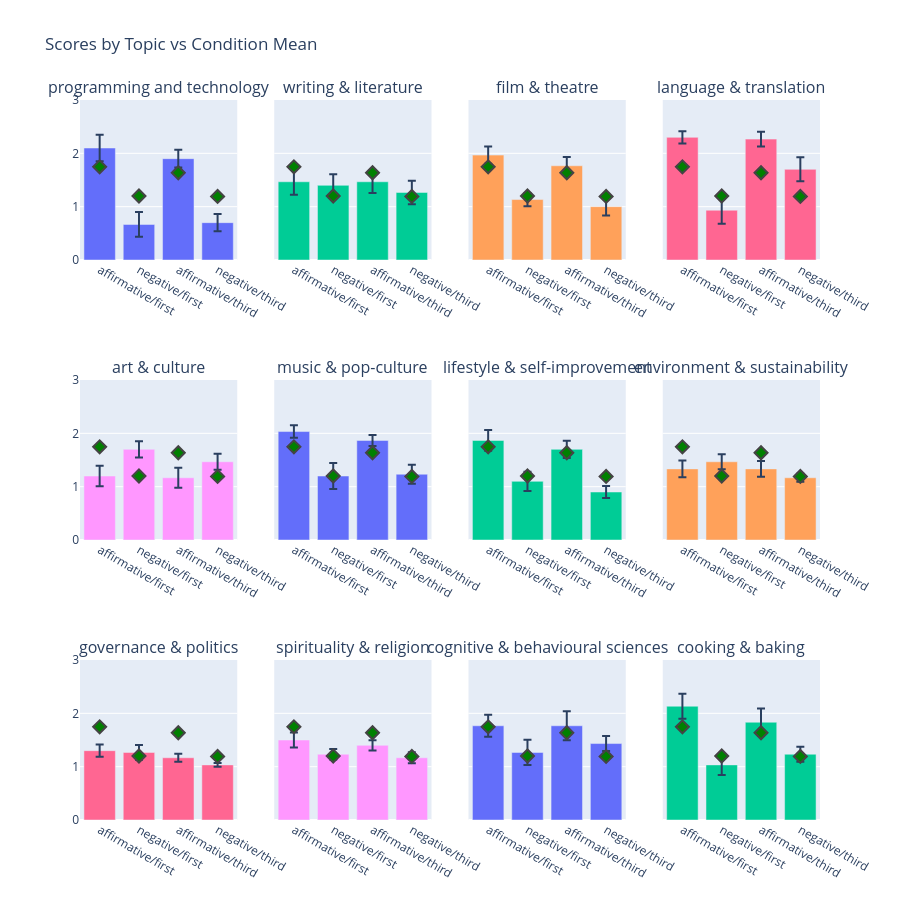

Notebook source saved alongside this figure:
### Code cell
# precompute condition means across all topics
condition_means = df.groupby(["polarity", "person"])["mean"].mean().to_dict()

fig = make_subplots(rows=3, cols=4, subplot_titles=TOPICS, shared_yaxes=True)

for i, topic in enumerate(TOPICS):
    row, col = (i // 4) + 1, (i % 4) + 1
    subset = df[df["topic"] == topic].copy()
    subset["condition"] = subset["polarity"] + "/" + subset["person"]
    subset["condition_mean"] = subset.apply(lambda r: condition_means[(r["polarity"], r["person"])], axis=1)

    fig.add_trace(go.Bar(
        x=subset["condition"], y=subset["mean"],
        error_y=dict(type="data", array=subset["stderr"]),
        showlegend=False
    ), row=row, col=col)

    # one dot per bar showing that condition's overall mean
    fig.add_trace(go.Scatter(
        x=subset["condition"], y=subset["condition_mean"],
        mode="markers", marker=dict(color="green", size=10, symbol="diamond", line=dict(width=2)),
        showlegend=False
    ), row=row, col=col)

fig.update_layout(title="Scores by Topic vs Condition Mean", height=900)
fig.update_yaxes(range=[0, 3])
fig.show()

### Figure 1 — Plotly figure (JSON) as saved in the notebook; plotly's stock layout.template omitted (floating-point values rounded to 4 significant figures)
{"data": [{"error_y": {"array": [0.2487, 0.2331, 0.1652, 0.1606], "type": "data"}, "showlegend": false, "type": "bar", "x": ["affirmative/first", "negative/first", "affirmative/third", "negative/third"], "xaxis": "x", "y": [2.1, 0.6667, 1.9, 0.7], "yaxis": "y"}, {"marker": {"color": "green", "line": {"width": 2}, "size": 10, "symbol": "diamond"}, "mode": "markers", "showlegend": false, "type": "scatter", "x": ["affirmative/first", "negative/first", "affirmative/third", "negative/third"], "xaxis": "x", "y": [1.747, 1.2, 1.636, 1.192], "yaxis": "y"}, {"error_y": {"array": [0.2444, 0.2096, 0.212, 0.2211], "type": "data"}, "showlegend": false, "type": "bar", "x": ["affirmative/first", "negative/first", "affirmative/third", "negative/third"], "xaxis": "x2", "y": [1.467, 1.4, 1.467, 1.267], "yaxis": "y2"}, {"marker": {"color": "green", "line": {"width": 2}, "size": 10, "symbol": "diamond"}, "mode": "markers", "showlegend": false, "type": "scatter", "x": ["affirmative/first", "negative/first", "affirmative/third", "negative/third"], "xaxis": "x2", "y": [1.747, 1.2, 1.636, 1.192], "yaxis": "y2"}, {"error_y": {"array": [0.1606, 0.1237, 0.1652, 0.1648], "type": "data"}, "showlegend": false, "type": "bar", "x": ["affirmative/first", "negative/first", "affirmative/third", "negative/third"], "xaxis": "x3", "y": [1.967, 1.133, 1.767, 1.0], "yaxis": "y3"}, {"marker": {"color": "green", "line": {"width": 2}, "size": 10, "symbol": "diamond"}, "mode": "markers", "showlegend": false, "type": "scatter", "x": ["affirmative/first", "negative/first", "affirmative/third", "negative/third"], "xaxis": "x3", "y": [1.747, 1.2, 1.636, 1.192], "yaxis": "y3"}, {"error_y": {"array": [0.116, 0.2524, 0.1388, 0.2247], "type": "data"}, "showlegend": false, "type": "bar", "x": ["affirmative/first", "negative/first", "affirmative/third", "negative/third"], "xaxis": "x4", "y": [2.3, 0.9333, 2.267, 1.7], "yaxis": "y4"}, {"marker": {"color": "green", "line": {"width": 2}, "size": 10, "symbol": "diamond"}, "mode": "markers", "showlegend": false, "type": "scatter", "x": ["affirmative/first", "negative/first", "affirmative/third", "negative/third"], "xaxis": "x4", "y": [1.747, 1.2, 1.636, 1.192], "yaxis": "y4"}, {"error_y": {"array": [0.1937, 0.1528, 0.1876, 0.1507], "type": "data"}, "showlegend": false, "type": "bar", "x": ["affirmative/first", "negative/first", "affirmative/third", "negative/third"], "xaxis": "x5", "y": [1.2, 1.7, 1.167, 1.467], "yaxis": "y5"}, {"marker": {"color": "green", "line": {"width": 2}, "size": 10, "symbol": "diamond"}, "mode": "markers", "showlegend": false, "type": "scatter", "x": ["affirmative/first", "negative/first", "affirmative/third", "negative/third"], "xaxis": "x5", "y": [1.747, 1.2, 1.636, 1.192], "yaxis": "y5"}, {"error_y": {"array": [0.116, 0.2444, 0.1018, 0.1795], "type": "data"}, "showlegend": false, "type": "bar", "x": ["affirmative/first", "negative/first", "affirmative/third", "negative/third"], "xaxis": "x6", "y": [2.033, 1.2, 1.867, 1.233], "yaxis": "y6"}, {"marker": {"color": "green", "line": {"width": 2}, "size": 10, "symbol": "diamond"}, "mode": "markers", "showlegend": false, "type": "scatter", "x": ["affirmative/first", "negative/first", "affirmative/third", "negative/third"], "xaxis": "x6", "y": [1.747, 1.2, 1.636, 1.192], "yaxis": "y6"}, {"error_y": {"array": [0.1937, 0.1795, 0.1606, 0.1117], "type": "data"}, "showlegend": false, "type": "bar", "x": ["affirmative/first", "negative/first", "affirmative/third", "negative/third"], "xaxis": "x7", "y": [1.867, 1.1, 1.7, 0.9], "yaxis": "y7"}, {"marker": {"color": "green", "line": {"width": 2}, "size": 10, "symbol": "diamond"}, "mode": "markers", "showlegend": false, "type": "scatter", "x": ["affirmative/first", "negative/first", "affirmative/third", "negative/third"], "xaxis": "x7", "y": [1.747, 1.2, 1.636, 1.192], "yaxis": "y7"}, {"error_y": {"array": [0.1571, 0.1423, 0.1491, 0.07454], "type": "data"}, "showlegend": false, "type": "bar", "x": ["affirmative/first", "negative/first", "affirmative/third", "negative/third"], "xaxis": "x8", "y": [1.333, 1.467, 1.333, 1.167], "yaxis": "y8"}, {"marker": {"color": "green", "line": {"width": 2}, "size": 10, "symbol": "diamond"}, "mode": "markers", "showlegend": false, "type": "scatter", "x": ["affirmative/first", "negative/first", "affirmative/third", "negative/third"], "xaxis": "x8", "y": [1.747, 1.2, 1.636, 1.192], "yaxis": "y8"}, {"error_y": {"array": [0.116, 0.1388, 0.07454, 0.03333], "type": "data"}, "showlegend": false, "type": "bar", "x": ["affirmative/first", "negative/first", "affirmative/third", "negative/third"], "xaxis": "x9", "y": [1.3, 1.267, 1.167, 1.033], "yaxis": "y9"}, {"marker": {"color": "green", "line": {"width": 2}, "size": 10, "symbol": "diamond"}, "mode": "markers", "showlegend": false, "type": "scatter", "x": ["affirmative/first", "negative/first", "affirmative/third", "negative/third"], "xaxis": "x9", "y": [1.747, 1.2, 1.636, 1.192], "yaxis": "y9"}, {"error_y": {"array": [0.1427, 0.1, 0.09686, 0.1024], "type": "data"}, "showlegend": false, "type": "bar", "x": ["affirmative/first", "negative/first", "affirmative/third", "negative/third"], "xaxis": "x10", "y": [1.5, 1.233, 1.4, 1.167], "yaxis": "y10"}, {"marker": {"color": "green", "line": {"width": 2}, "size": 10, "symbol": "diamond"}, "mode": "markers", "showlegend": false, "type": "scatter", "x": ["affirmative/first", "negative/first", "affirmative/third", "negative/third"], "xaxis": "x10", "y": [1.747, 1.2, 1.636, 1.192], "yaxis": "y10"}, {"error_y": {"array": [0.2052, 0.2373, 0.2724, 0.141], "type": "data"}, "showlegend": false, "type": "bar", "x": ["affirmative/first", "negative/first", "affirmative/third", "negative/third"], "xaxis": "x11", "y": [1.767, 1.267, 1.767, 1.433], "yaxis": "y11"}, {"marker": {"color": "green", "line": {"width": 2}, "size": 10, "symbol": "diamond"}, "mode": "markers", "showlegend": false, "type": "scatter", "x": ["affirmative/first", "negative/first", "affirmative/third", "negative/third"], "xaxis": "x11", "y": [1.747, 1.2, 1.636, 1.192], "yaxis": "y11"}, {"error_y": {"array": [0.2341, 0.1889, 0.2594, 0.141], "type": "data"}, "showlegend": false, "type": "bar", "x": ["affirmative/first", "negative/first", "affirmative/third", "negative/third"], "xaxis": "x12", "y": [2.133, 1.033, 1.833, 1.233], "yaxis": "y12"}, {"marker": {"color": "green", "line": {"width": 2}, "size": 10, "symbol": "diamond"}, "mode": "markers", "showlegend": false, "type": "scatter", "x": ["affirmative/first", "negative/first", "affirmative/third", "negative/third"], "xaxis": "x12", "y": [1.747, 1.2, 1.636, 1.192], "yaxis": "y12"}], "layout": {"annotations": [{"font": {"size": 16}, "showarrow": false, "text": "programming and technology", "x": 0.1062, "xanchor": "center", "xref": "paper", "y": 1, "yanchor": "bottom", "yref": "paper"}, {"font": {"size": 16}, "showarrow": false, "text": "writing & literature", "x": 0.3688, "xanchor": "center", "xref": "paper", "y": 1, "yanchor": "bottom", "yref": "paper"}, {"font": {"size": 16}, "showarrow": false, "text": "film & theatre", "x": 0.6313, "xanchor": "center", "xref": "paper", "y": 1, "yanchor": "bottom", "yref": "paper"}, {"font": {"size": 16}, "showarrow": false, "text": "language & translation", "x": 0.8938, "xanchor": "center", "xref": "paper", "y": 1, "yanchor": "bottom", "yref": "paper"}, {"font": {"size": 16}, "showarrow": false, "text": "art & culture", "x": 0.1062, "xanchor": "center", "xref": "paper", "y": 0.6111, "yanchor": "bottom", "yref": "paper"}, {"font": {"size": 16}, "showarrow": false, "text": "music & pop-culture", "x": 0.3688, "xanchor": "center", "xref": "paper", "y": 0.6111, "yanchor": "bottom", "yref": "paper"}, {"font": {"size": 16}, "showarrow": false, "text": "lifestyle & self-improvement", "x": 0.6313, "xanchor": "center", "xref": "paper", "y": 0.6111, "yanchor": "bottom", "yref": "paper"}, {"font": {"size": 16}, "showarrow": false, "text": "environment & sustainability", "x": 0.8938, "xanchor": "center", "xref": "paper", "y": 0.6111, "yanchor": "bottom", "yref": "paper"}, {"font": {"size": 16}, "showarrow": false, "text": "governance & politics", "x": 0.1062, "xanchor": "center", "xref": "paper", "y": 0.2222, "yanchor": "bottom", "yref": "paper"}, {"font": {"size": 16}, "showarrow": false, "text": "spirituality & religion", "x": 0.3688, "xanchor": "center", "xref": "paper", "y": 0.2222, "yanchor": "bottom", "yref": "paper"}, {"font": {"size": 16}, "showarrow": false, "text": "cognitive & behavioural sciences", "x": 0.6313, "xanchor": "center", "xref": "paper", "y": 0.2222, "yanchor": "bottom", "yref": "paper"}, {"font": {"size": 16}, "showarrow": false, "text": "cooking & baking", "x": 0.8938, "xanchor": "center", "xref": "paper", "y": 0.2222, "yanchor": "bottom", "yref": "paper"}], "height": 900, "title": {"text": "Scores by Topic vs Condition Mean"}, "xaxis": {"anchor": "y", "domain": [0, 0.2125]}, "xaxis10": {"anchor": "y10", "domain": [0.2625, 0.475]}, "xaxis11": {"anchor": "y11", "domain": [0.525, 0.7375]}, "xaxis12": {"anchor": "y12", "domain": [0.7875, 1]}, "xaxis2": {"anchor": "y2", "domain": [0.2625, 0.475]}, "xaxis3": {"anchor": "y3", "domain": [0.525, 0.7375]}, "xaxis4": {"anchor": "y4", "domain": [0.7875, 1]}, "xaxis5": {"anchor": "y5", "domain": [0, 0.2125]}, "xaxis6": {"anchor": "y6", "domain": [0.2625, 0.475]}, "xaxis7": {"anchor": "y7", "domain": [0.525, 0.7375]}, "xaxis8": {"anchor": "y8", "domain": [0.7875, 1]}, "xaxis9": {"anchor": "y9", "domain": [0, 0.2125]}, "yaxis": {"anchor": "x", "domain": [0.7778, 1], "range": [0, 3]}, "yaxis10": {"anchor": "x10", "domain": [0, 0.2222], "matches": "y9", "range": [0, 3], "showticklabels": false}, "yaxis11": {"anchor": "x11", "domain": [0, 0.2222], "matches": "y9", "range": [0, 3], "showticklabels": false}, "yaxis12": {"anchor": "x12", "domain": [0, 0.2222], "matches": "y9", "range": [0, 3], "showticklabels": false}, "yaxis2": {"anchor": "x2", "domain": [0.7778, 1], "matches": "y", "range": [0, 3], "showticklabels": false}, "yaxis3": {"anchor": "x3", "domain": [0.7778, 1], "matches": "y", "range": [0, 3], "showticklabels": false}, "yaxis4": {"anchor": "x4", "domain": [0.7778, 1], "matches": "y", "range": [0, 3], "showticklabels": false}, "yaxis5": {"anchor": "x5", "domain": [0.3889, 0.6111], "range": [0, 3]}, "yaxis6": {"anchor": "x6", "domain": [0.3889, 0.6111], "matches": "y5", "range": [0, 3], "showticklabels": false}, "yaxis7": {"anchor": "x7", "domain": [0.3889, 0.6111], "matches": "y5", "range": [0, 3], "showticklabels": false}, "yaxis8": {"anchor": "x8", "domain": [0.3889, 0.6111], "matches": "y5", "range": [0, 3], "showticklabels": false}, "yaxis9": {"anchor": "x9", "domain": [0, 0.2222], "range": [0, 3]}}}
